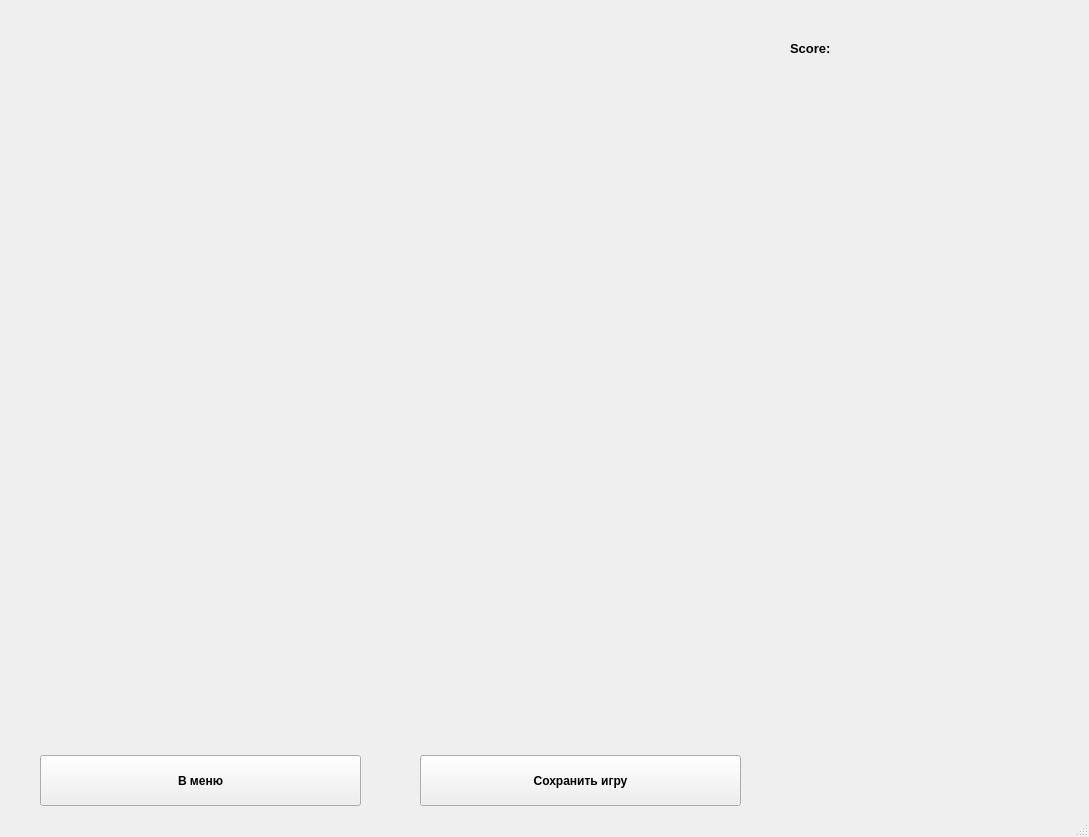
<?xml version="1.0" encoding="UTF-8"?>
<ui version="4.0">
 <class>MainWindow</class>
 <widget class="QMainWindow" name="MainWindow">
  <property name="geometry">
   <rect>
    <x>0</x>
    <y>0</y>
    <width>1089</width>
    <height>837</height>
   </rect>
  </property>
  <property name="windowTitle">
   <string>MainWindow</string>
  </property>
  <widget class="QWidget" name="centralwidget">
   <widget class="QLabel" name="canvas">
    <property name="geometry">
     <rect>
      <x>30</x>
      <y>20</y>
      <width>721</width>
      <height>721</height>
     </rect>
    </property>
    <property name="text">
     <string/>
    </property>
   </widget>
   <widget class="QLabel" name="scoreLabel">
    <property name="geometry">
     <rect>
      <x>790</x>
      <y>40</y>
      <width>55</width>
      <height>16</height>
     </rect>
    </property>
    <property name="font">
     <font>
      <family>Tahoma</family>
      <pointsize>10</pointsize>
      <weight>75</weight>
      <bold>true</bold>
     </font>
    </property>
    <property name="text">
     <string>Score:</string>
    </property>
   </widget>
   <widget class="QLabel" name="score">
    <property name="geometry">
     <rect>
      <x>850</x>
      <y>30</y>
      <width>91</width>
      <height>41</height>
     </rect>
    </property>
    <property name="text">
     <string/>
    </property>
   </widget>
   <widget class="QLabel" name="figure1">
    <property name="geometry">
     <rect>
      <x>800</x>
      <y>130</y>
      <width>200</width>
      <height>200</height>
     </rect>
    </property>
    <property name="cursor">
     <cursorShape>PointingHandCursor</cursorShape>
    </property>
    <property name="autoFillBackground">
     <bool>false</bool>
    </property>
    <property name="text">
     <string/>
    </property>
   </widget>
   <widget class="QLabel" name="figure3">
    <property name="geometry">
     <rect>
      <x>800</x>
      <y>570</y>
      <width>200</width>
      <height>200</height>
     </rect>
    </property>
    <property name="cursor">
     <cursorShape>PointingHandCursor</cursorShape>
    </property>
    <property name="text">
     <string/>
    </property>
   </widget>
   <widget class="QLabel" name="figure2">
    <property name="geometry">
     <rect>
      <x>800</x>
      <y>350</y>
      <width>200</width>
      <height>200</height>
     </rect>
    </property>
    <property name="cursor">
     <cursorShape>PointingHandCursor</cursorShape>
    </property>
    <property name="text">
     <string/>
    </property>
   </widget>
   <widget class="QPushButton" name="saveButton">
    <property name="geometry">
     <rect>
      <x>420</x>
      <y>755</y>
      <width>321</width>
      <height>51</height>
     </rect>
    </property>
    <property name="font">
     <font>
      <family>Tahoma</family>
      <pointsize>9</pointsize>
      <weight>75</weight>
      <bold>true</bold>
     </font>
    </property>
    <property name="cursor">
     <cursorShape>PointingHandCursor</cursorShape>
    </property>
    <property name="text">
     <string>Сохранить игру</string>
    </property>
   </widget>
   <widget class="QPushButton" name="menuButton">
    <property name="geometry">
     <rect>
      <x>40</x>
      <y>755</y>
      <width>321</width>
      <height>51</height>
     </rect>
    </property>
    <property name="font">
     <font>
      <family>Tahoma</family>
      <pointsize>9</pointsize>
      <weight>75</weight>
      <bold>true</bold>
     </font>
    </property>
    <property name="cursor">
     <cursorShape>PointingHandCursor</cursorShape>
    </property>
    <property name="text">
     <string>В меню</string>
    </property>
   </widget>
  </widget>
  <widget class="QStatusBar" name="statusbar"/>
 </widget>
 <resources/>
 <connections/>
</ui>
